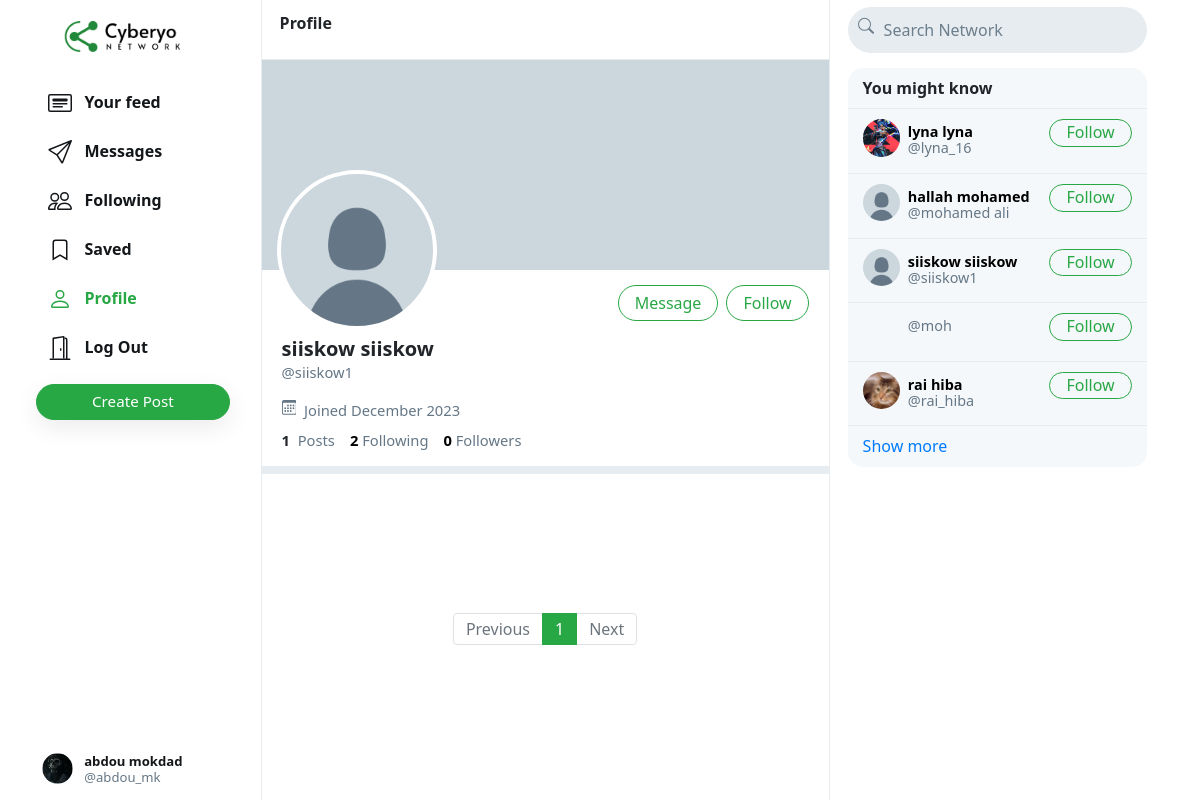
The page /siiskow1 (signed in) on the database its author committed.
### network/models.py (models this page shows, shortened)
class User(AbstractUser):
    profile_pic = models.ImageField(upload_to='profile_pic/')
    bio = models.TextField(max_length=160, blank=True, null=True)
    cover = models.ImageField(upload_to='covers/', blank=True)

### network/views.py (the view)
# urls.py: path("<str:username>", views.profile, name='profile'),
def profile(request, username):
    user = User.objects.get(username=username)
    all_posts = Post.objects.filter(creater=user,privacy='public').order_by('-date_created')
    paginator = Paginator(all_posts, 10)
    page_number = request.GET.get('page')
    if page_number is None:
        page_number = 1
    posts = paginator.get_page(page_number)
    followings = []
    suggestions = []
    follower = False
    if request.user.is_authenticated:
        followings = Follower.objects.filter(followers=request.user).values_list('user', flat=True)
        suggestions = User.objects.exclude(pk__in=followings).exclude(username=request.user.username).order_by("?")[:6]
        all_suggestions = User.objects.exclude(pk__in=followings).exclude(username=request.user.username).order_by("?")
        public_posts = Post.objects.filter(privacy='public', creater=user).order_by('-date_created')
        is_admin = request.user.groups.filter(name='administrateur').exists()
        if request.user in Follower.objects.get(user=user).followers.all():
            private_posts = Post.objects.filter(privacy='private', creater=user).order_by('-date_created')
            posts = public_posts | private_posts
            follower = True
    follower_count = Follower.objects.get(user=user).followers.all().count()
    following_count = Follower.objects.filter(followers=user).count()
    follower_user = list(Follower.objects.get(user=user).followers.all())
    following_user = list(Follower.objects.filter(followers=user).all())
    return render(request, 'network/profile.html', {
        "username": user,
        "posts": posts,
        "posts_count": all_posts.count(),
        "suggestions": suggestions,
        "all_suggestions": all_suggestions,########
        "page": "profile",
        "is_follower": follower,
        "follower_count": follower_count,
        "following_count": following_count,
        "follower_user": follower_user,
        "following_user": following_user,
        "is_admin":is_admin,
    })

### network/templates/network/profile.html (shortened to what this page needs)
{% extends 'network/index.html' %}
{% load static %}
{% block profile %}
    <div class="profile-view" data-user="{{username.username}}">
        <div class="cover-image" style="background-image: url(/media/{{username.cover}})"></div>
        <div class="profile-image" style="background-image: url(/media/{{username.profile_pic}})"></div>
        <div class="profile-details">
            <div>
                {% if user.username == username.username %}
                {% elif is_follower %}
                    <button class="btn btn-success float-right" onclick="unfollow_user(this,'{{username.username}}','edit_page')" id="following-btn">Following</button>
                    <button class="btn btn-outline-success float-right mr-2" onclick="createChatRoom('{{username.username}}')" id="message-btn">Message</button>
                {% else %}
                    <button class="btn btn-outline-success float-right" onclick="follow_user(this,'{{username.username}}','edit_page')" id="follow-btn">Follow</button>
                    <button class="btn btn-outline-success float-right mr-2" onclick="createChatRoom('{{username.username}}')" id="message-btn">Message</button>
                {% endif %}
            </div>
            <div class="details-data">
                <h5>{{username.first_name}} {{username.last_name}}</h5>
                <div class="grey">@{{username.username}}</div>
                <div class="grey" style="padding: 8px 0px;">
                    &nbsp;Joined {{username.date_joined | date:"F Y"}}
                </div>
                <div>
                    <strong>
                        {{posts_count}}
                    </strong>
                    &nbsp;<span class="grey">Posts</span>
                    <a href="#">
                        <strong id="following__count">{{following_count | default:0}}</strong>&nbsp;<span class="grey" onclick="showFollowings()">Following</span>
                    </a>
                    <a href="#">
                        <strong id="follower__count">{{follower_count | default:0}}</strong>&nbsp;<span class="grey" onclick="showFollowers()" >Followers</span>
                    </a>
                </div>
            </div>
        </div>
    </div>
    <div class="space"></div>
{% endblock %}

### network/templates/network/index.html (shortened to what this page needs)
{% extends "network/layout.html" %}
{% load static %}
{% block body %}
    <div class="main-div">
        <div class="left-div">
            <nav class="head heading">
                {% if page == 'all_posts' %}
                    All Posts
                {% elif page == 'following' %}
                    Following
                {% elif page == 'saved' %}
                    Saved
                {% elif page == 'profile' %}
                    Profile
                {% else %}
                    Explore
                {% endif %}
            </nav>
            <div class="left-div-content">
                <div class="posts-view">
                    {% block profile %}
                    {% endblock %}
                    <div class="main-div-content">
                        <nav aria-label="Page navigation example" class="pagination-bar">
                            <ul class="pagination justify-content-center">
                                {% if posts.has_previous %}
                                    <li class="page-item">
                                        <a class="page-link" href="?page={{ posts.previous_page_number | default:1}}" tabindex="-1" aria-disabled="true">Previous</a>
                                    </li>
                                {% else %}
                                    <li class="page-item disabled">
                                        <a class="page-link" href="" tabindex="-1" aria-disabled="true">Previous</a>
                                    </li>
                                {% endif %}
                                {% for each in posts.paginator.page_range %}
                                    {% if each == posts.number %}
                                        <li class="page-item active"><a class="page-link" href="?page={{each}}">{{each}}</a></li>
                                    {% else %}
                                        <li class="page-item"><a class="page-link" href="?page={{each}}">{{each}}</a></li>
                                    {% endif %}
                                {% endfor %}
                                {% if posts.has_next %}
                                    <li class="page-item">
                                        <a class="page-link" href="?page={{ posts.next_page_number }}">Next</a>
                                    </li>
                                {% else %}
                                    <li class="page-item disabled">
                                        <a class="page-link" href="">Next</a>
                                    </li>
                                {% endif %}
                            </ul>
                          </nav>
                    </div>
                </div>
            </div>
        </div>
    </div>
{% endblock %}

### network/templates/network/layout.html (shortened to what this page needs)
{% load static %}
<!DOCTYPE html>
<html lang="en">
    <head>
        <link rel="stylesheet" href="https://stackpath.bootstrapcdn.com/bootstrap/4.4.1/css/bootstrap.min.css">
        <link href="{% static 'network/styles.css' %}" rel="stylesheet">
        <link rel="stylesheet" href="https://use.fontawesome.com/releases/v5.15.1/css/all.css">
    </head>
    <body>
        <div class="body" data-page="{{page}}">
            <div class="sidenav">
                <a href="{% url 'index' %}" class="navbar-brand">
                    <img src="{% static 'network/Images/logo.png' %}" height="31px">
                </a>
                <div style="height: 100%;">
                    <div>
                        <div>
                            <ul>
                                <li class="nav-item" id="all_posts">
                                <a href="{% url 'index' %}" class="nav-link">
                                    <div>
                                        &nbsp;&nbsp;Your feed
                                    </div>
                                </a>
                                </li>
                                {% if user.is_authenticated %}
                                    <li class="nav-item" id="messaging">
                                        <a href="{% url 'chatting' %}" class="nav-link">
                                            <div>
                                                &nbsp;&nbsp;Messages
                                            </div>
                                        </a>
                                    </li>
                                    <li class="nav-item" id="following">
                                        <a href="{% url 'following' %}" class="nav-link">
                                            <div>
                                                &nbsp;&nbsp;Following
                                            </div>
                                        </a>
                                    </li>
                                    <li class="nav-item" id="saved">
                                        <a href="{% url 'saved' %}" class="nav-link">
                                            <div>
                                                <svg width="1.5em" height="1.5em" viewBox="0 0 16 16" class="bi bi-bookmark" fill="currentColor" xmlns="http://www.w3.org/2000/svg">
                                                    <path fill-rule="evenodd" d="M8 12l5 3V3a2 2 0 0 0-2-2H5a2 2 0 0 0-2 2v12l5-3zm-4 1.234l4-2.4 4 2.4V3a1 1 0 0 0-1-1H5a1 1 0 0 0-1 1v10.234z"/>
                                                  </svg>
                                                &nbsp;&nbsp;Saved
                                            </div>
                                        </a>
                                    </li>
                                    <li class="nav-item" id="profile">
                                        <a href="{% url 'profile' user.username %}" class="nav-link">
                                            <div>
                                                &nbsp;&nbsp;Profile
                                            </div>
                                        </a>
                                    </li>
                                    <li class="nav-item" id="logout">
                                        <a href="{% url 'logout' %}" class="nav-link">
                                            <div>
                                                &nbsp;&nbsp;Log Out
                                            </div>
                                        </a>
                                    </li>
                                {% endif %}
                            </ul>
                        </div>
                        {% if user.is_authenticated %}
                            <button id="popup-btn" class="btn btn-success new-post-btn" onclick="createpost()">Create Post</button>
                        {% endif %}
                    </div>
                    <div style="position: absolute; bottom: 10px;">
                        {% if user.is_authenticated %}
                            <li class="nav-item sidenav-user">
                                <a href="{% url 'profile' user.username %}" class="nav-link">
                                    <div class="user_account">
                                        <div class="small-profilepic" style="float: left; background-image: url(/media/{{user.profile_pic}})"></div>
                                        <div style="height: 2.7vw; margin: auto;">
                                            <div style="margin-top: 4px;"><strong>{{user.first_name}} {{user.last_name}}</strong></div>
                                            <div class="grey" style="margin-top: 4px;">@{{ user.username }}</div>
                                        </div>
                                    </div>
                                </a>
                            </li>
                        {% endif %}
                    </div>
                </div>
            </div>
            {%block chat%}
            {% block body %}
            {% endblock %}
            {% block right_ %}
            <div class="right-div">
                <nav class="head">
                    <form action="#">
                        <div class="search-div">
                            <div>
                            </div>
                            <input type="text" name="query" id="search-box" placeholder="Search Network">
                        </div>
                    </form>
                </nav>
                <div class='right-div-content'>
                    <div class="space" style="background-color: white;"></div>
                    {% if user.is_authenticated %}
                        <div class="suggestion-box">
                            <div class="suggestion-header">
                                You might know
                            </div>
                            {% for suggestion in suggestions %}
                                <div class="suggestion-user">
                                    <div>
                                        <a href="{% url 'profile' suggestion.username %}">
                                            <div class="small-profilepic" style="background-image: url(/media/{{suggestion.profile_pic}})"></div>
                                        </a>
                                    </div>
                                    <div class="user-details">
                                        <a href="{% url 'profile' suggestion.username %}">
                                            <div id="user-name">
                                                <strong>
                                                    {{suggestion.first_name}} {{suggestion.last_name}}
                                                </strong>
                                            </div>
                                            <div class="grey">@{{suggestion.username}}</div>
                                        </a>
                                    </div>
                                    <div>
                                        <button class="btn btn-outline-success" type="button" onclick="follow_user(this,'{{suggestion.username}}','suggestion')">Follow</button>
                                    </div>
                                </div>
                            {% empty %}
                                    <div style="text-align: center; border-bottom: .5px solid #e6ecf0; padding: 10px 15px;">
                                        <span class="grey" style="font-size: .9em;">No suggestions available.</span>
                                    </div>
                            {% endfor %}
                            <div class="suggestion-footer">
                                <a onclick="showSuggestions()" href="#">Show more</a>
                            </div>
                        </div>
                    {% endif %}
                </div>
                {% endblock %}
            </div>
            {% endblock %}
        </div>
</body>
</html>

### rows shown on the page
User: profile_pic (picture), first_name "abdou", last_name "mokdad", username "abdou_mk"
User: profile_pic (placeholder picture), first_name "siiskow", last_name "siiskow", username "siiskow1", date_joined "December 2023"
User: profile_pic (picture), first_name "lyna", last_name "lyna", username "lyna_16"
User: profile_pic (placeholder picture), first_name "hallah", last_name "mohamed", username "mohamed ali"
User: username "moh"
User: profile_pic (picture), first_name "rai", last_name "hiba", username "rai_hiba"

### other values the page prints
{{ posts_count }} "1"
{{ following_count | default:0 }} "2"
{{ follower_count | default:0 }} "0"
{{ each }} "1"
